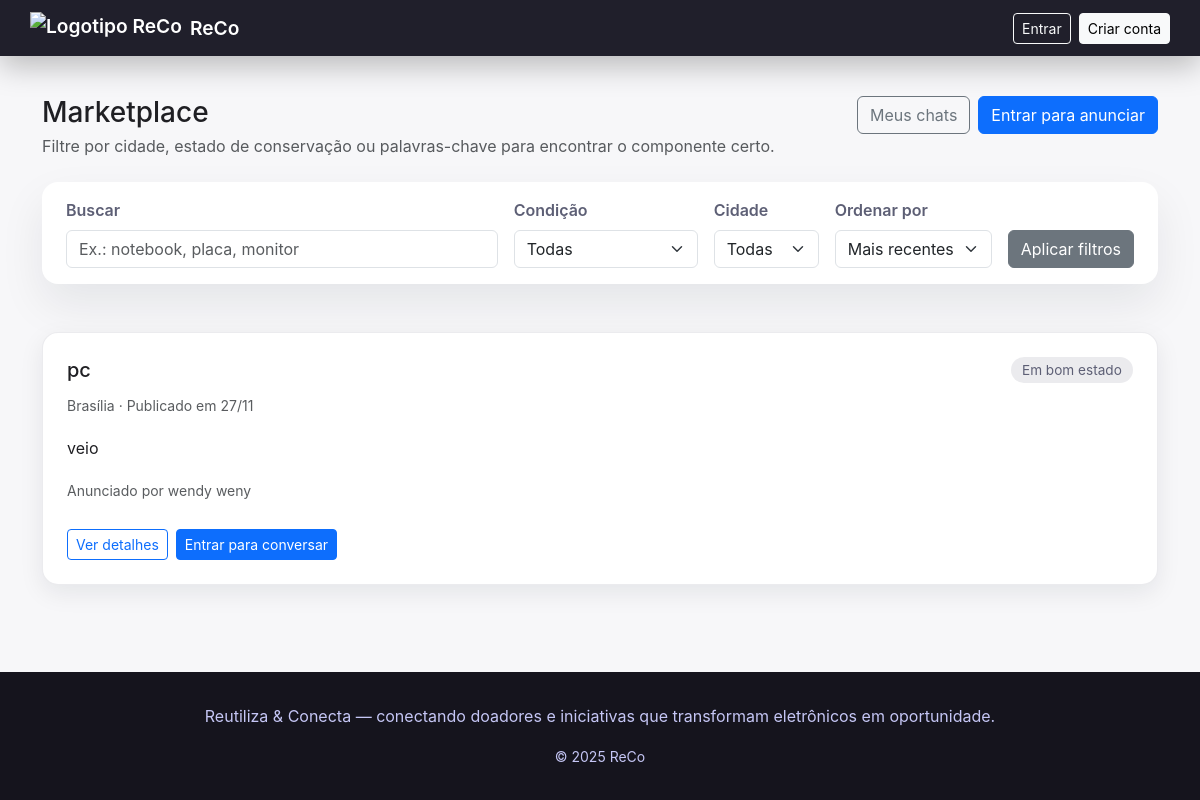
The page /marketplace/ on the database as committed earlier.
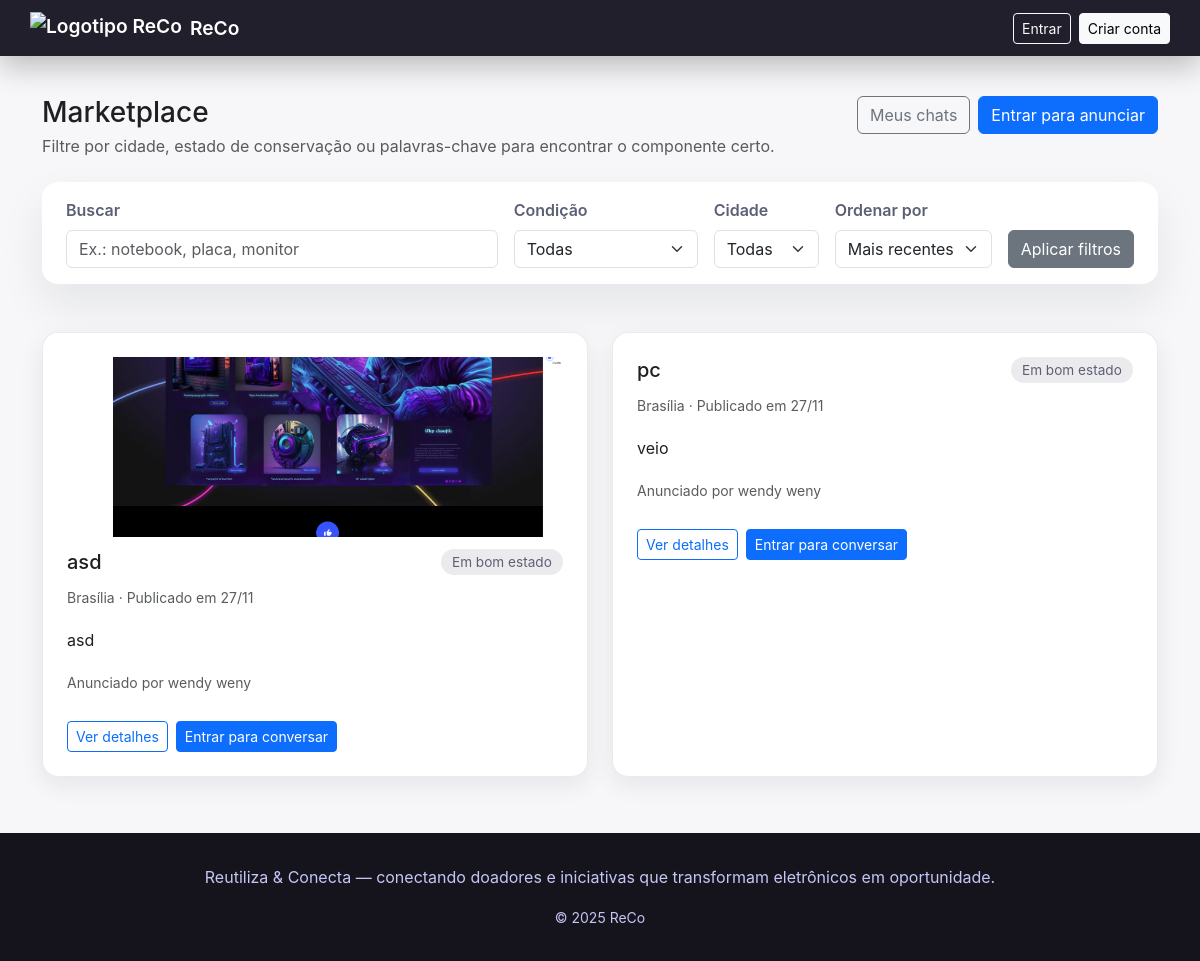
The same page on the database as committed later.
### marketplace/models.py (models this page shows, shortened)
class Donation(models.Model):
    CONDITION_CHOICES = [
        ('novo', 'Novo'),
        ('bom', 'Em bom estado'),
        ('ruim', 'Precisa de reparo'),
    ]
    title = models.CharField(max_length=120)
    description = models.TextField(blank=True)
    condition = models.CharField(max_length=10, choices=CONDITION_CHOICES, default='bom')
    city = models.CharField(max_length=100, blank=True)
    contact_email = models.EmailField(blank=True, help_text="Email de contato (opcional)")
    contact_phone = models.CharField(max_length=30, blank=True)
    donor = models.ForeignKey(settings.AUTH_USER_MODEL, on_delete=models.CASCADE, related_name='donations')
    created_at = models.DateTimeField(auto_now_add=True)
    is_available = models.BooleanField(default=True)
    image = models.ImageField(upload_to='donations/', blank=True, null=True)
    class Meta:
        ordering = ['-created_at']

### marketplace/views.py (the view)
# urls.py: path('', views.index, name='home'),
def index(request):
    donations = Donation.objects.filter(is_available=True)
    search = (request.GET.get('q') or '').strip()
    condition = request.GET.get('condition') or ''
    city = (request.GET.get('city') or '').strip()
    order = request.GET.get('order') or 'recent'
    if search:
        donations = donations.filter(
            Q(title__icontains=search) | Q(description__icontains=search)
        )
    if condition:
        donations = donations.filter(condition=condition)
    if city:
        donations = donations.filter(city__icontains=city)
    if order == 'oldest':
        donations = donations.order_by('created_at')
    elif order == 'name':
        donations = donations.order_by('title')
    else:
        donations = donations.order_by('-created_at')
    city_choices = (
        Donation.objects.exclude(city='').exclude(city__isnull=True)
        .values_list('city', flat=True)
        .distinct()
        .order_by('city')
    )
    context = {
        'donations': donations.select_related('donor'),
        'filters': {
            'search': search,
            'condition': condition,
            'city': city,
            'order': order,
        },
        'city_choices': city_choices,
        'condition_choices': Donation.CONDITION_CHOICES,
    }
    return render(request, 'marketplace/index.html', context)

### marketplace/templates/marketplace/index.html (shortened to what this page needs)
{% extends 'base.html' %}
{% block content %}
  <div class="container d-flex flex-column gap-4">
    <div class="d-flex flex-wrap justify-content-between align-items-start gap-3">
      <div>
        <h1 class="h3 mb-1">Marketplace</h1>
        <p class="text-muted mb-0">Filtre por cidade, estado de conservação ou palavras-chave para encontrar o componente certo.</p>
      </div>
      <div class="d-flex gap-2">
        <a class="btn btn-outline-secondary" href="{% url 'marketplace:chats' %}">Meus chats</a>
        {% if user.is_authenticated %}
          <a class="btn btn-primary" href="{% url 'marketplace:create' %}">Anunciar item</a>
        {% else %}
          <a class="btn btn-primary" href="{% url 'usuario:login' %}">Entrar para anunciar</a>
        {% endif %}
      </div>
    </div>
    <form class="filter-bar" method="get">
      <div class="flex-grow-1">
        <label class="form-label">Buscar</label>
        <input class="form-control" type="text" name="q" value="{{ filters.search }}" placeholder="Ex.: notebook, placa, monitor">
      </div>
      <div>
        <label class="form-label">Condição</label>
        <select class="form-select" name="condition">
          <option value="">Todas</option>
        </select>
      </div>
      <div>
        <label class="form-label">Cidade</label>
        <select class="form-select" name="city">
          <option value="">Todas</option>
        </select>
      </div>
      <div>
        <label class="form-label">Ordenar por</label>
        <select class="form-select" name="order">
          <option value="recent" {% if filters.order == 'recent' %}selected{% endif %}>Mais recentes</option>
        </select>
      </div>
      <div>
        <button class="btn btn-secondary" type="submit">Aplicar filtros</button>
      </div>
    </form>
    {% if donations %}
      <div class="card-grid">
        {% for donation in donations %}
          <article class="donation-card">
                {% if donation.image %}
                  <div class="donation-card__media">
                    <img src="{{ donation.image.url }}" alt="Imagem de {{ donation.title }}">
                  </div>
                {% endif %}
            <div class="d-flex justify-content-between align-items-center">
              <h3 class="h5 mb-0">{{ donation.title }}</h3>
              <span class="pill">{{ donation.get_condition_display }}</span>
            </div>
            <p class="text-muted small mb-2">{{ donation.city|default:'Cidade não informada' }} &middot; Publicado em {{ donation.created_at|date:"d/m" }}</p>
            <p class="mb-2">{{ donation.description|default:"Sem descrição"|truncatechars:140 }}</p>
            <p class="text-muted small mb-3">Anunciado por {{ donation.donor.get_full_name|default:donation.donor.username }}</p>
            <div class="d-flex gap-2">
              <a class="btn btn-outline-primary btn-sm" href="{% url 'marketplace:detail' donation.pk %}">Ver detalhes</a>
              {% if user.is_authenticated %}
                <a class="btn btn-primary btn-sm" href="{% url 'marketplace:chat' donation.pk %}">Abrir chat</a>
              {% else %}
                <a class="btn btn-primary btn-sm" href="{% url 'usuario:login' %}">Entrar para conversar</a>
              {% endif %}
            </div>
          </article>
        {% endfor %}
      </div>
    {% endif %}
  </div>
{% endblock %}

Rows that differ between the two databases and show on the page:
added Donation: image (picture), title "asd", condition "Em bom estado", city "Brasília", created_at "27/11", description "asd", donor.get_full_name "wendy weny"
